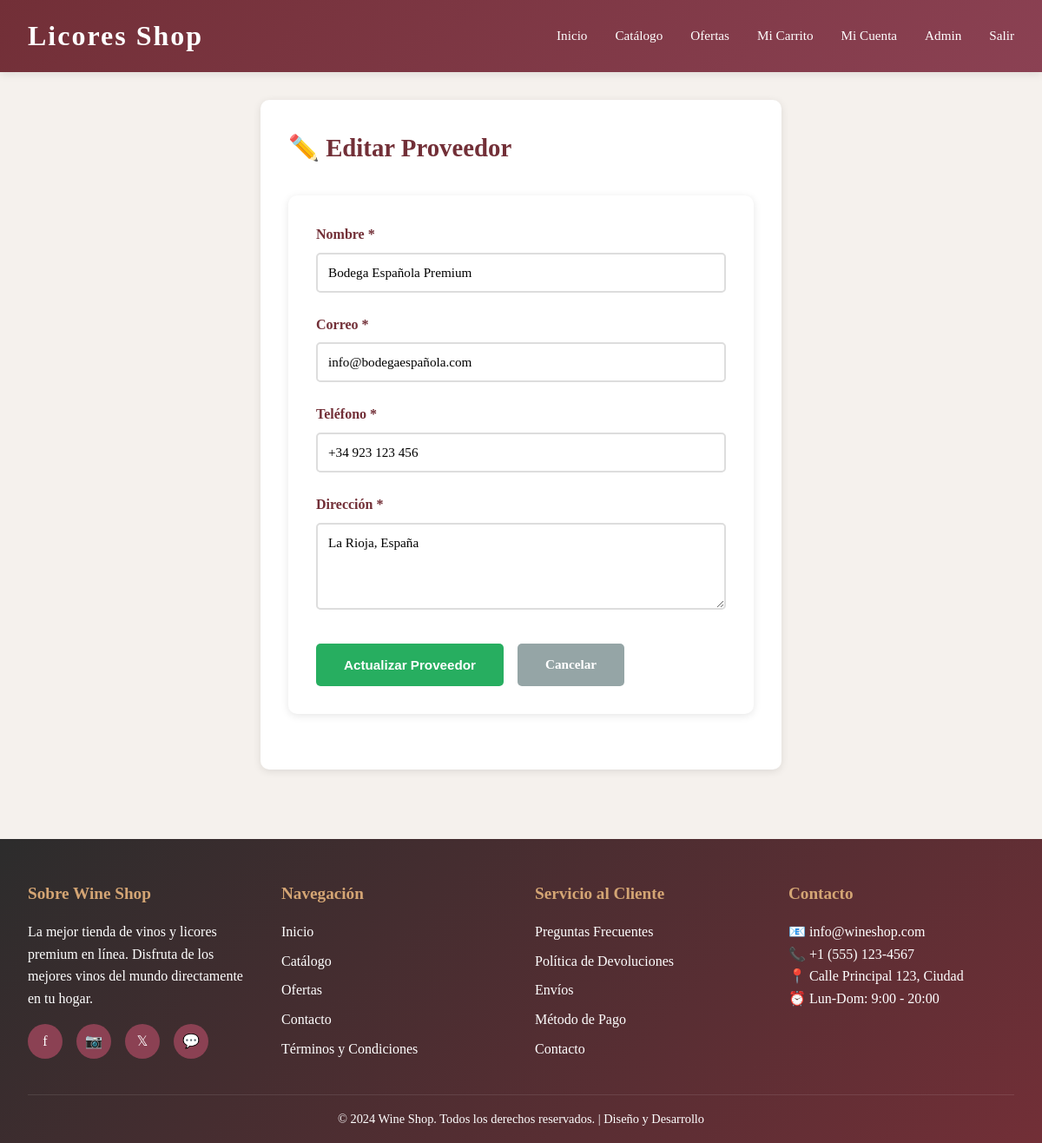
Screenshot of /proveedores/editar/1/ (signed in) with the database file from the repository.
### shop/models.py (models this page shows, shortened)
class Proveedor(models.Model):
    nombre = models.CharField(max_length=100)
    correo = models.EmailField()
    telefono = models.CharField(max_length=20)
    direccion = models.TextField()
    fecha_registro = models.DateTimeField(auto_now_add=True)

### shop/views.py (the view, shortened to what this page needs)
# urls.py: path('proveedores/editar/<int:id>/', views.proveedor_edit, name='proveedor_edit'),
@admin_required
def proveedor_edit(request, id):
    proveedor = get_object_or_404(Proveedor, id=id)
    context = {
        'proveedor': proveedor,
        'title': 'Editar Proveedor',
        'is_edit': True
    }
    return render(request, 'crud/proveedor_form.html', context)

### shop/views.py (called while the page is built)
def admin_required(view_func):
    @wraps(view_func)
    def wrapper(request, *args, **kwargs):
        if not request.user.is_authenticated:
            return redirect('login')
        if not request.user.is_superuser:
            messages.error(request, 'Acceso denegado. Solo administradores.')
            return redirect('home')
        return view_func(request, *args, **kwargs)
    return wrapper

### templates/crud/proveedor_form.html (shortened to what this page needs)
{% extends "crud/base_crud.html" %}
{% block crud_content %}
<div class="form-container">
    <h2 class="form-title">
        {% if proveedor %}✏️ Editar Proveedor{% else %}➕ Crear Proveedor{% endif %}
    </h2>
    <form method="POST">
        <div class="form-group">
            <label for="nombre">Nombre *</label>
            <input type="text" id="nombre" name="nombre" required value="{{ proveedor.nombre|default:'' }}">
        </div>
        <div class="form-group">
            <label for="correo">Correo *</label>
            <input type="email" id="correo" name="correo" required value="{{ proveedor.correo|default:'' }}">
        </div>
        <div class="form-group">
            <label for="telefono">Teléfono *</label>
            <input type="tel" id="telefono" name="telefono" required value="{{ proveedor.telefono|default:'' }}">
        </div>
        <div class="form-group">
            <label for="direccion">Dirección *</label>
            <textarea id="direccion" name="direccion" required>{{ proveedor.direccion|default:'' }}</textarea>
        </div>
        <div class="form-actions">
            <button type="submit" class="btn-submit">{% if proveedor %}Actualizar{% else %}Crear{% endif %} Proveedor</button>
            <a href="{% url 'proveedores_list' %}" class="btn-cancel">Cancelar</a>
        </div>
    </form>
</div>
{% endblock %}

### templates/base.html (style rules this page uses)
* { margin: 0; padding: 0; box-sizing: border-box; }
:root { --primary: #722f37; --secondary: #8b4153; --accent: #d4a574; --light: #f5f1ed; --dark: #2c2c2c; --white: #ffffff; --error: #e74c3c; --success: #27ae60; }
body { font-family: 'Playfair Display', 'Georgia', serif; background-color: var(--light); color: var(--dark); line-height: 1.6; }
form { background: var(--white); padding: 2rem; border-radius: 10px; box-shadow: 0 2px 10px rgba(0,0,0,0.1); margin: 2rem 0; }
.form-group { margin-bottom: 1.5rem; }
label { display: block; margin-bottom: 0.5rem; color: var(--primary); font-weight: 600; }
input, textarea, select { width: 100%; padding: 0.75rem; border: 2px solid #ddd; border-radius: 5px; font-family: 'Playfair Display', serif; font-size: 0.95rem; transition: border-color 0.3s ease; }

### templates/crud/proveedor_form.html (style rules this page uses)
.form-container { background: white; padding: 2rem; border-radius: 10px; box-shadow: 0 2px 10px rgba(0,0,0,0.1); max-width: 600px; margin: 0 auto; }
.form-title { font-size: 1.8rem; color: #722f37; margin-bottom: 2rem; display: flex; align-items: center; gap: 1rem; }
.form-group { margin-bottom: 1.5rem; }
label { display: block; margin-bottom: 0.5rem; color: #722f37; font-weight: 600; }
input, textarea { width: 100%; padding: 0.75rem; border: 2px solid #ddd; border-radius: 5px; font-family: 'Playfair Display', serif; font-size: 0.95rem; transition: border-color 0.3s ease; }
textarea { resize: vertical; min-height: 100px; }
.form-actions { display: flex; gap: 1rem; margin-top: 2rem; flex-wrap: wrap; }
.btn-submit { background: #27ae60; color: white; padding: 0.75rem 2rem; border: none; border-radius: 5px; font-size: 0.95rem; font-weight: 600; cursor: pointer; transition: all 0.3s ease; }
.btn-cancel { background: #95a5a6; color: white; padding: 0.75rem 2rem; border: none; border-radius: 5px; font-size: 0.95rem; font-weight: 600; cursor: pointer; text-decoration: none; display: inline-block; transition: all 0.3s ease; }

### rows the page displays
Proveedor: nombre "Bodega Española Premium", correo "info@bodegaespañola.com", telefono "+34 923 123 456", direccion "La Rioja, España"
